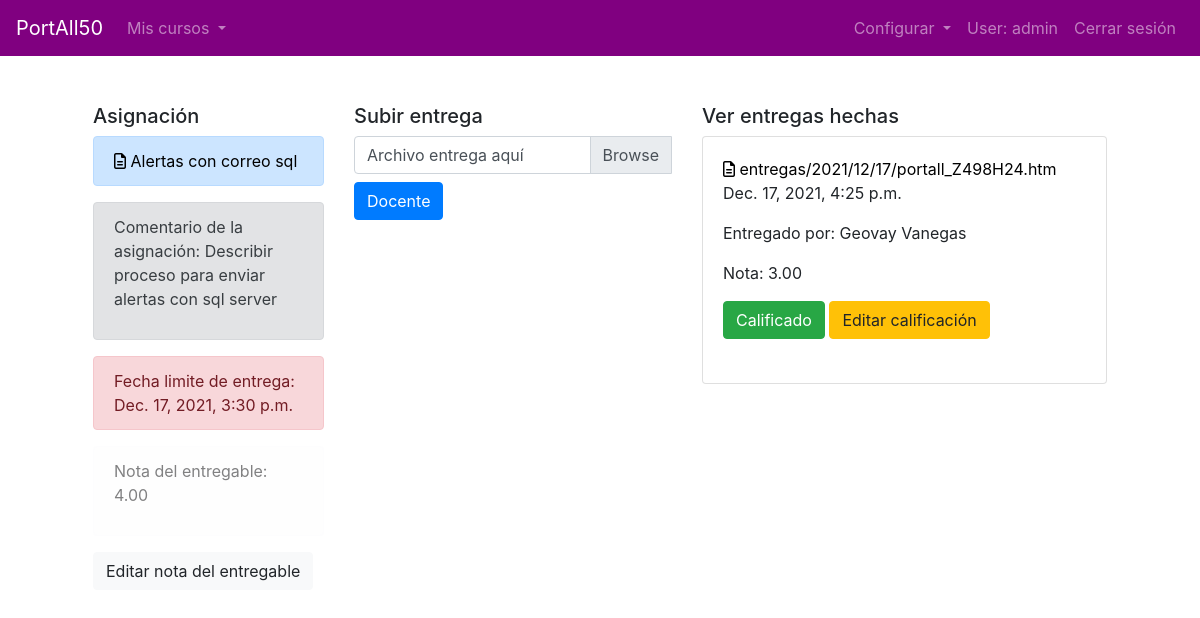
Page /entregable/20 (signed in) on the earlier database version.
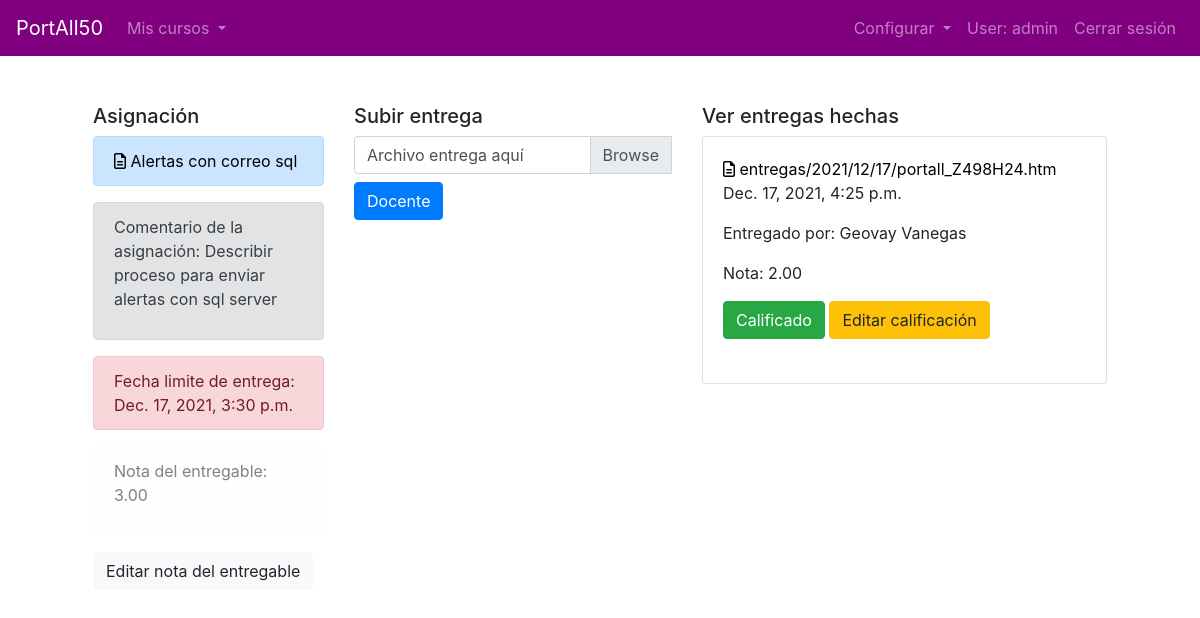
Same page on the later database version.
### PortAll50/models.py (models this page shows, shortened)
class Entregable(models.Model):
    nombre_entregable = models.CharField(max_length=30)
    archivo = models.FileField(upload_to='entregables/', blank=True) #ver video axel
    comentario = models.CharField(max_length=100)
    tiempo_disp_hasta = models.DateTimeField(null=True)
    ESTADO_ENTREGA = [("1", "Mostrar"), ("2", "Recibida")]
    estado_entrega = models.CharField(choices=ESTADO_ENTREGA, max_length=1, default="1")
    seccion = models.ForeignKey(Seccion, on_delete=CASCADE, related_name="seccion_entregable")
    nota = models.DecimalField(decimal_places=2, max_digits=5, null=True)
    class Meta:
        verbose_name_plural = "Entregable"

class Entrega(models.Model):
    archivo_entrega = models.FileField(upload_to="entregas/%Y/%m/%d", blank=True) #ver video axel
    tiempo_entregado = models.DateTimeField(auto_now_add=True)
    nota = models.DecimalField(decimal_places=2, max_digits=5, null=True)
    entregable = models.ForeignKey(Entregable, on_delete=CASCADE, related_name="entregas")
    cuenta = models.ForeignKey(User, on_delete=CASCADE, related_name="entregas")
    ESTADO_ENTREGA = [("0", "Sin calificar"), ("1", "Calificado")]
    estado_entrega = models.CharField(choices=ESTADO_ENTREGA, max_length=1, default="0")
    class Meta:
        verbose_name_plural = "Entrega"

### PortAll50/views.py (the view)
# urls.py: path("entregable/<int:id_entregable>", views.entregable, name="entregable"),
def entregable(request, id_entregable):
    entregable = Entregable.objects.get(id=id_entregable)
    entregas = Entrega.objects.filter(entregable=entregable)
    estudiante = User.objects.get(username=request.user)
    now = timezone.now()
    try:
        entregas_usuario = Entrega.objects.filter(entregable=entregable)
    except:
        entregas_usuario = "8"
    for entrega in entregas_usuario:
        if entrega.cuenta == estudiante:
            envio = entrega
    try:
        print(envio)
    except:
        envio = entregas_usuario
    context = {
        "entregable": entregable,
        "entregas": entregas,
        "entregas_usuario": entregas_usuario,
        "estudiante": estudiante,
        "envio": envio,
        "now": now
    }
    return render(request, "PortAll50/entregable.html", context)

### PortAll50/templates/portall50/entregable.html (shortened to what this page needs)
{% extends 'base.html' %}
{% load bootstrap4 %}
{% load static %}
{% block main %}
    <div class="container">
        <div class="row">
            <div class="col-lg-3">
                <h5>Asignación</h5>
                <div class="alert alert-primary" role="alert">
                    <a href="{{entregable.archivo.url}}"><i class="far fa-file-alt"></i> {{entregable.nombre_entregable}}</a>
                </div>
                <div class="alert alert-secondary" role="alert">
                    <p>Comentario de la asignación: {{entregable.comentario}}</p>
                </div>
                {% if now > entregable.tiempo_disp_hasta %}
                    <div class="alert alert-danger" role="alert">
                        Fecha limite de entrega: {{entregable.tiempo_disp_hasta}}
                    </div>
                {% else %}
                    <div class="alert alert-warning" role="alert">
                        Fecha limite de entrega: {{entregable.tiempo_disp_hasta}}
                    </div>
                {% endif %}
                <div class="alert alert-light" role="alert">
                    <p>Nota del entregable: {{entregable.nota}}</p>
                </div>
                <a class="btn btn-light" href="{% url 'editarNotaEntregable' entregable.id %}">Editar nota del entregable</a>
            </div>
            <div class="col-lg-4">
                <h5>Subir entrega</h5>
                <form method="POST" action="{% url 'agregarEntrega' %}" enctype="multipart/form-data">
                    <div class="input-group">
                        <div class="custom-file">
                            <label class="custom-file-label" for="inputGroupFile04">Archivo entrega aquí</label>
                        </div>
                    </div>
                    {% if user.info_cuenta.tipo == "2" %}
                        <button type="button" class="btn btn-primary mt-2">Docente</button>
                    {% else %}
                        {% if envio.estado_entrega == "1" %}
                            <button type="button" class="btn btn-primary mt-2">Entrega realizada</button>
                        {% else %}
                            <button type="submit" class="btn btn-success mt-2">Enviar entrega</button>
                        {% endif %}
                    {% endif %}
                </form>
            </div>
            <div class="col-lg-5">
                {% if user.info_cuenta.tipo == "2" %}
                    <h5>Ver entregas hechas</h5>
                    {% for entre in entregas %}
                        <div class="card">
                            <div class="card-body">
                                <a target="_blank" href="{{entre.archivo_entrega.url}}"><i class="far fa-file-alt"></i> {{entre.archivo_entrega}}</a>
                                <p>{{entre.tiempo_entregado}}</p>
                                <p>Entregado por: {{entre.cuenta.first_name}} {{entre.cuenta.last_name}}</p>
                                {% if entre.nota %}
                                    <p>Nota: {{entre.nota}}</p>
                                {% endif %}
                                <div>
                                    {% if entre.estado_entrega == "0" %}
                                        <button type="button" class="btn btn-primary" data-toggle="modal" data-target="#calificarEntrega{{entre.id}}">Calificar entrega</button>
                                    {% else %}
                                        <button type="button" class="btn btn-success">Calificado</button>
                                        <a class="btn btn-warning" href="{% url 'editarCalificacionEntrega' entre.id %}" >Editar calificación</a>
                                    {% endif %}
                                </div>
                            </div>
                        </div>
                        <br>
                    {% endfor %}
                {% endif %}
            </div>
        </div>
    </div>
{% endblock %}

Differences in the rows shown:
changed Entregable "Alertas con correo sql": nota "4.00" → "3.00"
changed Entrega "Geovay": nota "3.00" → "2.00"
